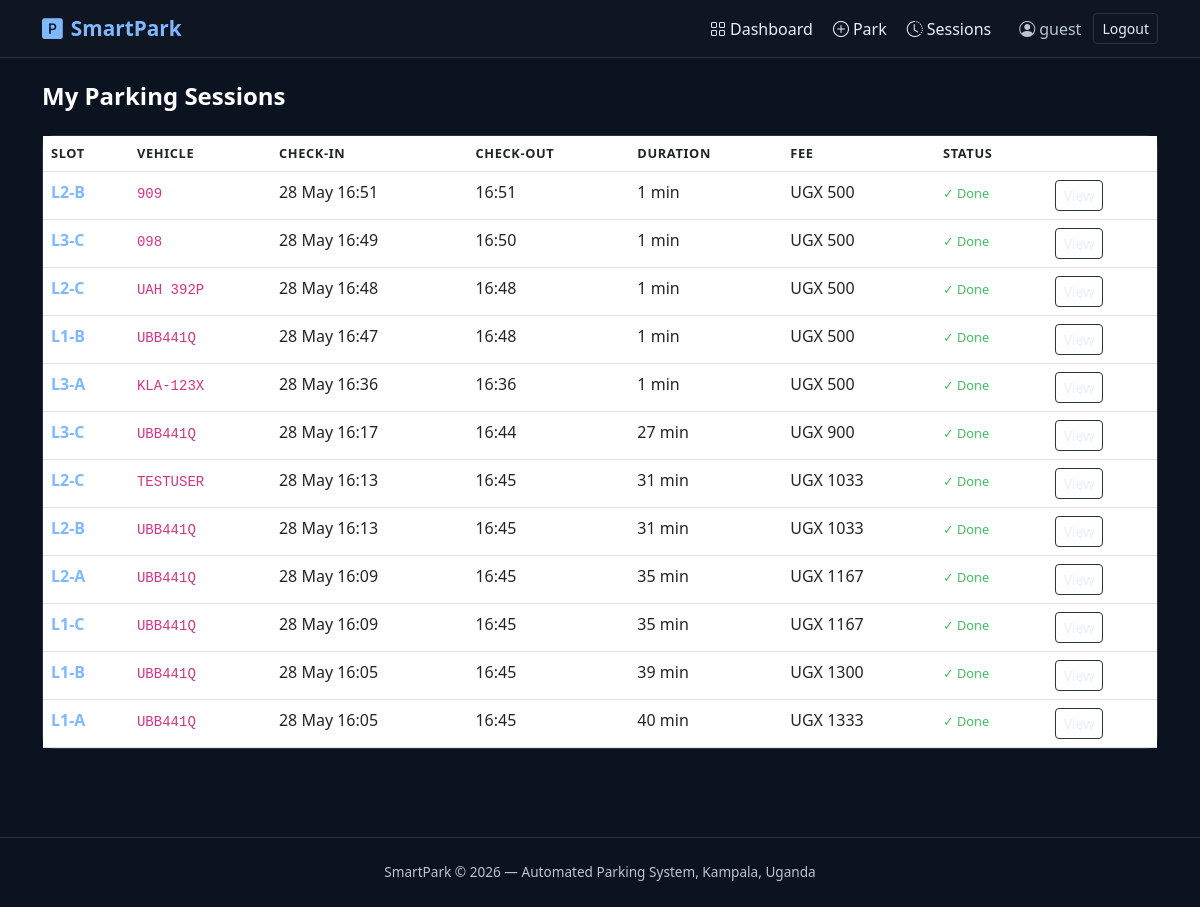
The page /sessions/ (signed in) on the database as committed earlier.
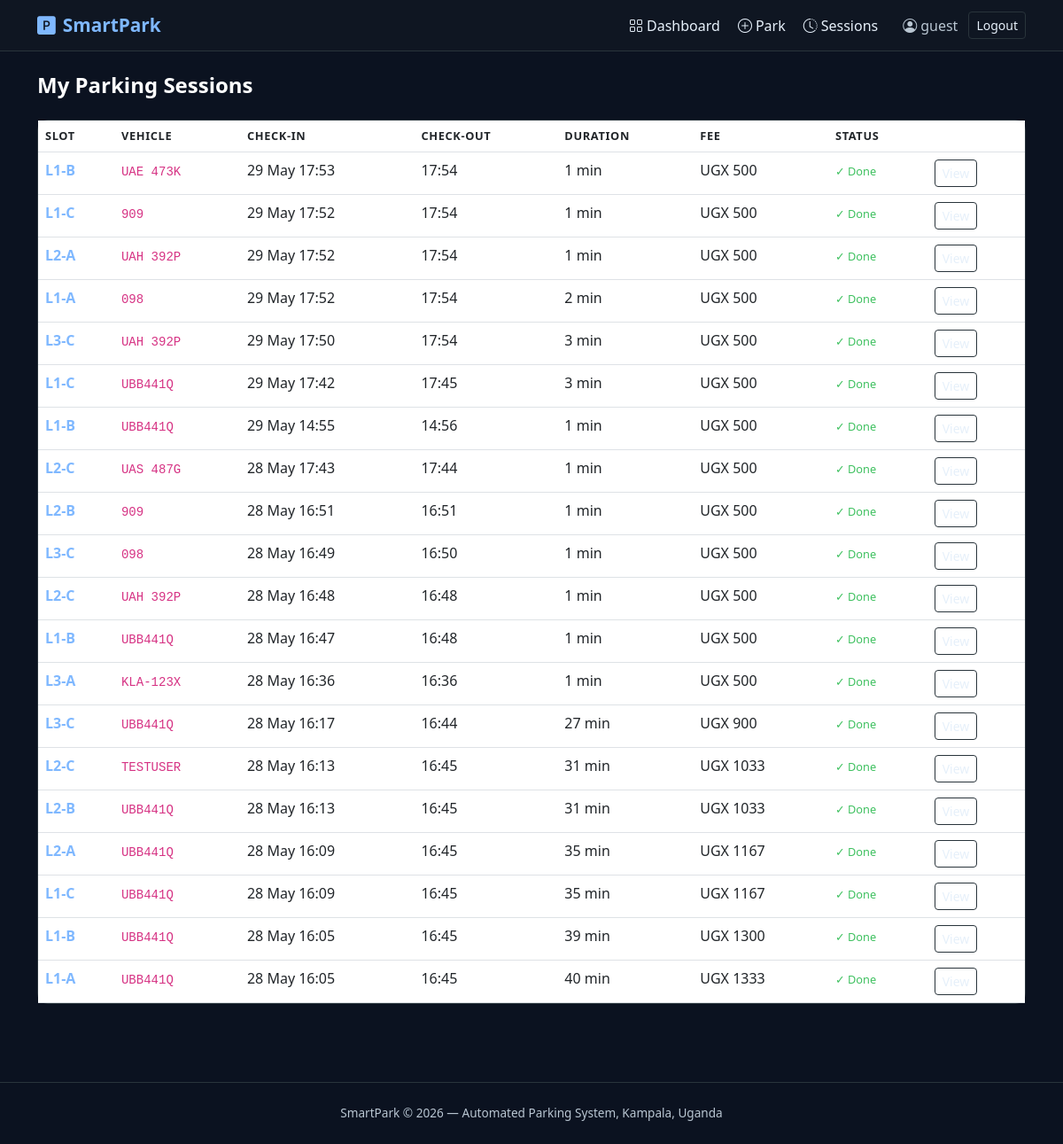
The same page on the database as committed later.
### parking/models.py (models this page shows, shortened)
class ParkingSession(models.Model):
    STATUS_CHOICES = [
        ('active', 'Active'),
        ('completed', 'Completed'),
        ('cancelled', 'Cancelled'),
    ]
    session_id = models.UUIDField(default=uuid.uuid4, unique=True, editable=False)
    user = models.ForeignKey(User, on_delete=models.CASCADE, related_name='sessions')
    slot = models.ForeignKey(ParkingSlot, on_delete=models.CASCADE, related_name='sessions')
    vehicle_plate = models.CharField(max_length=20)
    check_in = models.DateTimeField(default=timezone.now)
    check_out = models.DateTimeField(null=True, blank=True)
    status = models.CharField(max_length=20, choices=STATUS_CHOICES, default='active')
    created_at = models.DateTimeField(auto_now_add=True)
    class Meta:
        ordering = ['-check_in']
    @property
    def duration_minutes(self):
        end = self.check_out or timezone.now()
        delta = end - self.check_in
        return max(int(delta.total_seconds() / 60), 1)
    @property
    def fee_ugx(self):
        from django.conf import settings
        rate = getattr(settings, 'PARKING_RATE_UGX', 2000)
        hours = max(self.duration_minutes / 60, 0.25)
        return round(hours * rate)

class ParkingSlot(models.Model):
    LEVEL_CHOICES = [(1, 'Level 1'), (2, 'Level 2'), (3, 'Level 3')]
    COLUMN_CHOICES = [(1, 'Column A'), (2, 'Column B'), (3, 'Column C')]
    STATUS_CHOICES = [
        ('available', 'Available'),
        ('occupied', 'Occupied'),
        ('reserved', 'Reserved'),
        ('maintenance', 'Maintenance'),
    ]
    level = models.IntegerField(choices=LEVEL_CHOICES)
    column = models.IntegerField(choices=COLUMN_CHOICES)
    slot_number = models.CharField(max_length=10, unique=True)
    status = models.CharField(max_length=20, choices=STATUS_CHOICES, default='available')
    last_updated = models.DateTimeField(auto_now=True)
    class Meta:
        ordering = ['level', 'column']
    @property
    def display_name(self):
        cols = {1: 'A', 2: 'B', 3: 'C'}
        return f"L{self.level}-{cols[self.column]}"

### parking/views.py (the view)
# urls.py: path('sessions/', views.my_sessions, name='my_sessions'),
@login_required
def my_sessions(request):
    sessions = ParkingSession.objects.filter(user=request.user).order_by('-check_in')
    return render(request, 'parking/my_sessions.html', {'sessions': sessions})

### parking/templates/parking/my_sessions.html (shortened to what this page needs)
{% extends 'base.html' %}
{% block content %}
<h4 class="fw-bold mb-4">My Parking Sessions</h4>
<div class="card">
  <div class="card-body p-0">
    {% if sessions %}
    <div class="table-responsive">
      <table class="table mb-0">
        <thead><tr><th>Slot</th><th>Vehicle</th><th>Check-in</th><th>Check-out</th><th>Duration</th><th>Fee</th><th>Status</th><th></th></tr></thead>
        <tbody>
        {% for s in sessions %}
        <tr>
          <td class="fw-bold" style="color:var(--sp-accent)">{{ s.slot.display_name }}</td>
          <td><code>{{ s.vehicle_plate }}</code></td>
          <td>{{ s.check_in|date:"d M H:i" }}</td>
          <td>{% if s.check_out %}{{ s.check_out|date:"H:i" }}{% else %}<span class="text-muted">—</span>{% endif %}</td>
          <td>{{ s.duration_minutes }} min</td>
          <td>UGX {{ s.fee_ugx|floatformat:0 }}</td>
          <td>
            {% if s.status == 'active' %}<span class="badge-available">Active</span>
            {% elif s.status == 'completed' %}<span style="color:var(--sp-green);font-size:.8rem;">✓ Done</span>
            {% else %}<span class="text-muted small">{{ s.status }}</span>{% endif %}
          </td>
          <td>
            {% if s.status == 'active' %}
            <a href="{% url 'checkout' s.session_id %}" class="btn btn-success btn-sm">Check Out</a>
            {% else %}
            <a href="{% url 'session_detail' s.session_id %}" class="btn btn-outline-light btn-sm">View</a>
            {% endif %}
          </td>
        </tr>
        {% endfor %}
        </tbody>
      </table>
    </div>
    {% else %}
    <div class="p-4 text-center text-muted">
      <i class="bi bi-clock-history" style="font-size:2rem;display:block;margin-bottom:.5rem;"></i>
      No parking sessions yet. <a href="{% url 'request_parking' %}">Park your first vehicle</a>.
    </div>
    {% endif %}
  </div>
</div>
{% endblock %}

### smartpark/templates/base.html (shortened to what this page needs)
<!DOCTYPE html>
<html lang="en">
<head>
  <link href="https://cdn.jsdelivr.net/npm/bootstrap@5.3.0/dist/css/bootstrap.min.css" rel="stylesheet">
  <link href="https://cdn.jsdelivr.net/npm/bootstrap-icons@1.11.0/font/bootstrap-icons.css" rel="stylesheet">
</head>
<body>
<nav class="navbar navbar-expand-lg sticky-top">
  <div class="container">
    <a class="navbar-brand" href="{% url 'home' %}"><i class="bi bi-p-square-fill me-2"></i>SmartPark</a>
    <div class="collapse navbar-collapse" id="nav">
      <ul class="navbar-nav ms-auto align-items-lg-center gap-1">
        {% if user.is_authenticated %}
        <li class="nav-item"><a class="nav-link" href="{% url 'dashboard' %}"><i class="bi bi-grid me-1"></i>Dashboard</a></li>
        <li class="nav-item"><a class="nav-link" href="{% url 'request_parking' %}"><i class="bi bi-plus-circle me-1"></i>Park</a></li>
        <li class="nav-item"><a class="nav-link" href="{% url 'my_sessions' %}"><i class="bi bi-clock-history me-1"></i>Sessions</a></li>
        <li class="nav-item ms-2"><span class="nav-link text-muted small"><i class="bi bi-person-circle me-1"></i>{{ user.username }}</span></li>
        <li class="nav-item"><a class="btn btn-outline-light btn-sm" href="{% url 'logout' %}">Logout</a></li>
        {% else %}
        <li class="nav-item"><a class="nav-link" href="{% url 'login' %}">Login</a></li>
        <li class="nav-item"><a class="btn btn-primary btn-sm ms-2" href="{% url 'register' %}">Sign Up</a></li>
        {% endif %}
      </ul>
    </div>
  </div>
</nav>
<div class="container py-4">
  {% block content %}{% endblock %}
</div>
<footer><div class="container text-center">SmartPark &copy; 2026 — Automated Parking System, Kampala, Uganda</div></footer>
</body>
</html>

### smartpark/templates/base.html (style rules this page uses)
:root { --sp-dark: #0b1220; --sp-card: #0f1622; --sp-border: #29343b; --sp-accent: #7fb8ff; --sp-green: #3fc160; --sp-red: #ff6b6b; --sp-amber: #f0b84b; --sp-text: #e6f0fa; --sp-muted: #b9c6d2; }
body { background:var(--sp-dark);color:var(--sp-text);font-family:'Segoe UI',system-ui,sans-serif;min-height:100vh; }
.navbar { background:var(--sp-card)!important;border-bottom:1px solid var(--sp-border); }
.navbar-brand { color:var(--sp-accent)!important;font-weight:700;font-size:1.3rem; }
.nav-link { color:var(--sp-text)!important; }
.card { background:var(--sp-card);border:1px solid var(--sp-border);border-radius:12px; }
.btn-outline-light { border-color:var(--sp-border);color:var(--sp-text); }
.table { color:var(--sp-text); }
.table>thead { color:var(--sp-muted);font-size:.8rem;text-transform:uppercase;letter-spacing:.05em; }
footer { border-top:1px solid var(--sp-border);margin-top:4rem;padding:1.5rem 0;color:var(--sp-muted);font-size:.85rem; }
h1,h2,h3,h4,h5,h6 { color:#ffffff!important; }
.text-muted { color:#b9c6d2!important; }
small,.small { color:#ffffff; }

Rows that differ between the two databases and show on the page:
added ParkingSession: slot.display_name "L1-B", vehicle_plate "UAE 473K", check_in "29 May 17:53", check_out "17:54", duration_minutes "1", fee_ugx "500", status "✓ Done"
added ParkingSession: slot.display_name "L1-C", vehicle_plate "909", check_in "29 May 17:52", check_out "17:54", duration_minutes "1", fee_ugx "500", status "✓ Done"
added ParkingSession: slot.display_name "L2-A", vehicle_plate "UAH 392P", check_in "29 May 17:52", check_out "17:54", duration_minutes "1", fee_ugx "500", status "✓ Done"
added ParkingSession: slot.display_name "L1-A", vehicle_plate "098", check_in "29 May 17:52", check_out "17:54", duration_minutes "2", fee_ugx "500", status "✓ Done"
added ParkingSession: slot.display_name "L3-C", vehicle_plate "UAH 392P", check_in "29 May 17:50", check_out "17:54", duration_minutes "3", fee_ugx "500", status "✓ Done"
added ParkingSession: slot.display_name "L1-C", vehicle_plate "UBB441Q", check_in "29 May 17:42", check_out "17:45", duration_minutes "3", fee_ugx "500", status "✓ Done"
added ParkingSession: slot.display_name "L1-B", vehicle_plate "UBB441Q", check_in "29 May 14:55", check_out "14:56", duration_minutes "1", fee_ugx "500", status "✓ Done"
added ParkingSession: slot.display_name "L2-C", vehicle_plate "UAS 487G", check_in "28 May 17:43", check_out "17:44", duration_minutes "1", fee_ugx "500", status "✓ Done"
